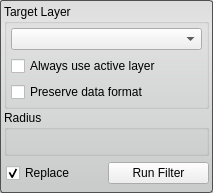
<?xml version="1.0" encoding="UTF-8"?>
<ui version="4.0">
 <class>MeanFilterInterface</class>
 <widget class="QWidget" name="MeanFilterInterface">
  <property name="geometry">
   <rect>
    <x>0</x>
    <y>0</y>
    <width>213</width>
    <height>193</height>
   </rect>
  </property>
  <property name="sizePolicy">
   <sizepolicy hsizetype="Preferred" vsizetype="Preferred">
    <horstretch>0</horstretch>
    <verstretch>0</verstretch>
   </sizepolicy>
  </property>
  <property name="minimumSize">
   <size>
    <width>213</width>
    <height>136</height>
   </size>
  </property>
  <property name="baseSize">
   <size>
    <width>650</width>
    <height>136</height>
   </size>
  </property>
  <property name="windowTitle">
   <string>Mean Filter</string>
  </property>
  <property name="styleSheet">
   <string notr="true">QWidget#MeanFilterInterface{
	border-radius: 3px;
	border: 1px solid rgb(80, 80,80);
	background-color: qlineargradient(spread:pad, x1:0.5, y1:0, x2:0.5, y2:0.960227, stop:0 rgba(221, 221, 221, 255), stop:0.155779 rgba(228, 228, 228, 255), stop:1 rgba(202, 204, 204, 255));      
}</string>
  </property>
  <layout class="QVBoxLayout" name="verticalLayout">
   <property name="spacing">
    <number>1</number>
   </property>
   <property name="margin">
    <number>4</number>
   </property>
   <item>
    <widget class="QGroupBox" name="target_groupbox_">
     <property name="title">
      <string>Target Layer</string>
     </property>
     <layout class="QVBoxLayout" name="verticalLayout_5">
      <property name="margin">
       <number>4</number>
      </property>
      <item>
       <widget class="QtUtils::QtDropableComboBox" name="target_layer_">
        <property name="sizePolicy">
         <sizepolicy hsizetype="Ignored" vsizetype="Fixed">
          <horstretch>0</horstretch>
          <verstretch>0</verstretch>
         </sizepolicy>
        </property>
       </widget>
      </item>
      <item>
       <widget class="QWidget" name="widget" native="true">
        <property name="minimumSize">
         <size>
          <width>0</width>
          <height>20</height>
         </size>
        </property>
        <layout class="QHBoxLayout" name="horizontalLayout_4">
         <property name="spacing">
          <number>0</number>
         </property>
         <property name="margin">
          <number>0</number>
         </property>
         <item>
          <widget class="QCheckBox" name="use_active_layer_">
           <property name="text">
            <string>Always use active layer</string>
           </property>
          </widget>
         </item>
        </layout>
       </widget>
      </item>
      <item>
       <widget class="QWidget" name="widget_2" native="true">
        <property name="minimumSize">
         <size>
          <width>0</width>
          <height>20</height>
         </size>
        </property>
        <layout class="QHBoxLayout" name="horizontalLayout_3">
         <property name="spacing">
          <number>0</number>
         </property>
         <property name="margin">
          <number>0</number>
         </property>
         <item>
          <widget class="QCheckBox" name="preserve_data_format_">
           <property name="text">
            <string>Preserve data format</string>
           </property>
          </widget>
         </item>
        </layout>
       </widget>
      </item>
     </layout>
    </widget>
   </item>
   <item>
    <widget class="QGroupBox" name="groupBox">
     <property name="title">
      <string>Radius</string>
     </property>
     <layout class="QHBoxLayout" name="horizontalLayout_2">
      <property name="leftMargin">
       <number>4</number>
      </property>
      <property name="topMargin">
       <number>2</number>
      </property>
      <property name="rightMargin">
       <number>4</number>
      </property>
      <property name="bottomMargin">
       <number>4</number>
      </property>
      <item>
       <widget class="QtUtils::QtSliderIntCombo" name="radius_" native="true"/>
      </item>
     </layout>
    </widget>
   </item>
   <item>
    <widget class="QWidget" name="replaceRunWidget" native="true">
     <property name="minimumSize">
      <size>
       <width>0</width>
       <height>32</height>
      </size>
     </property>
     <property name="maximumSize">
      <size>
       <width>16777215</width>
       <height>32</height>
      </size>
     </property>
     <layout class="QHBoxLayout" name="horizontalLayout" stretch="1,1">
      <property name="spacing">
       <number>0</number>
      </property>
      <property name="leftMargin">
       <number>2</number>
      </property>
      <property name="topMargin">
       <number>0</number>
      </property>
      <property name="rightMargin">
       <number>0</number>
      </property>
      <property name="bottomMargin">
       <number>0</number>
      </property>
      <item>
       <widget class="QCheckBox" name="replaceCheckBox">
        <property name="text">
         <string>Replace</string>
        </property>
        <property name="checked">
         <bool>true</bool>
        </property>
       </widget>
      </item>
      <item>
       <widget class="QPushButton" name="runFilterButton">
        <property name="text">
         <string>Run Filter</string>
        </property>
       </widget>
      </item>
     </layout>
    </widget>
   </item>
  </layout>
 </widget>
 <customwidgets>
  <customwidget>
   <class>QtUtils::QtDropableComboBox</class>
   <extends>QComboBox</extends>
   <header location="global">QtUtils/Widgets/QtDropableComboBox.h</header>
  </customwidget>
  <customwidget>
   <class>QtUtils::QtSliderIntCombo</class>
   <extends>QWidget</extends>
   <header location="global">QtUtils/Widgets/QtSliderIntCombo.h</header>
   <container>1</container>
  </customwidget>
 </customwidgets>
 <resources/>
 <connections/>
</ui>
